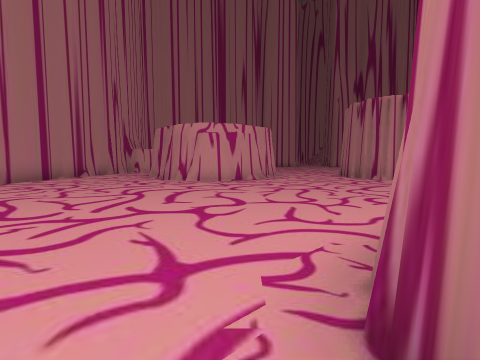
View 1 (above)

22 first-person views from a walk through a scene from a Unity 3-D project. The camera is 1.4 m above the floor, tilts 4° down and sees 80° across. The floor is counted in squares, 2 m on a side. Each view is taken from the middle of a square. On the plan, view 1 faces up. The plan holds only what a view shows up to about 10 squares ahead; the rest is blank. The place goes on beyond the plan. Some surface patterns are stand-ins.

View 2
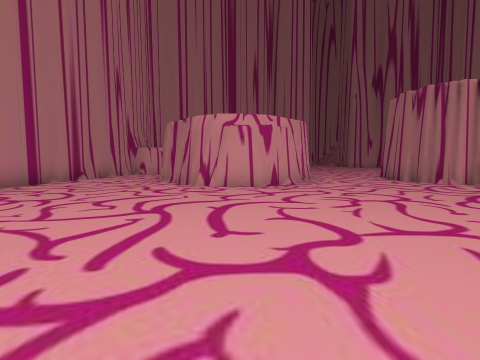

View 3
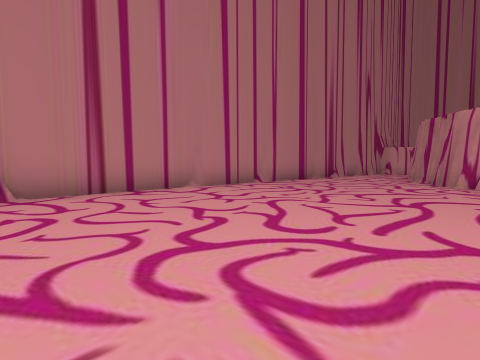

View 4
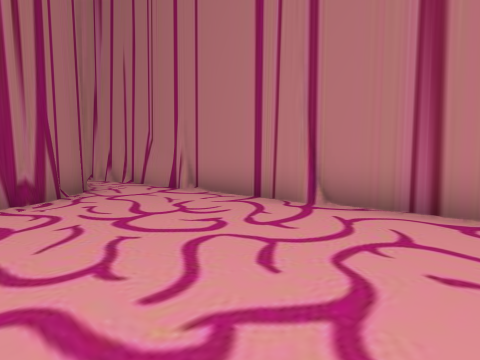

View 5
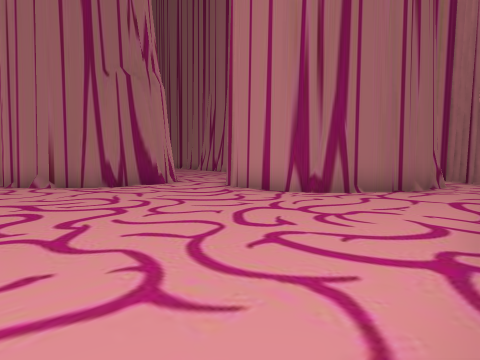

View 6
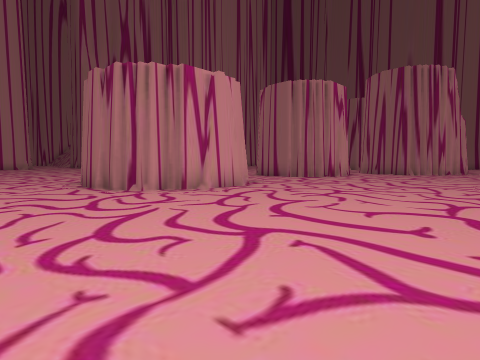

View 7
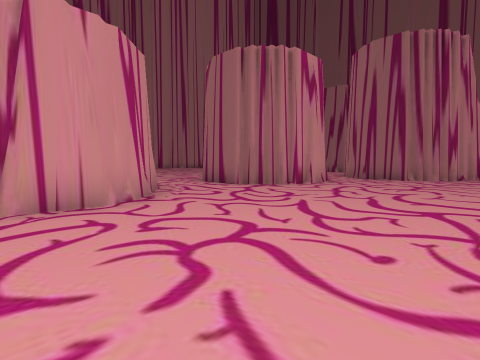

View 8
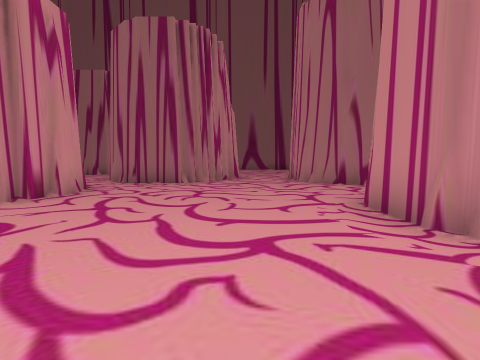

View 9
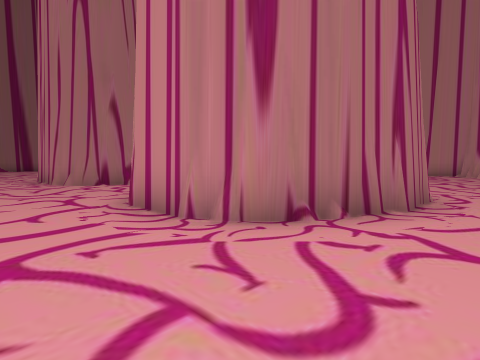

View 10
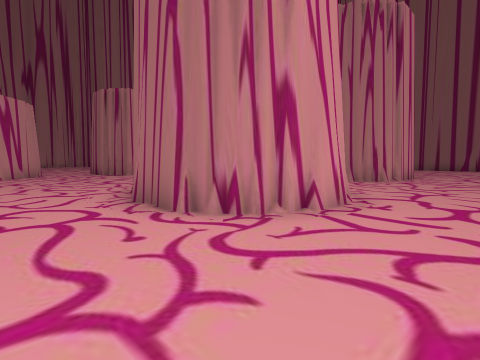

View 11
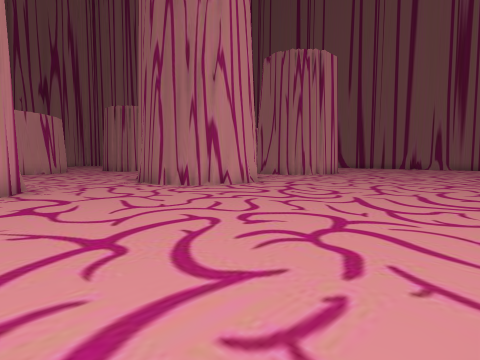

View 12
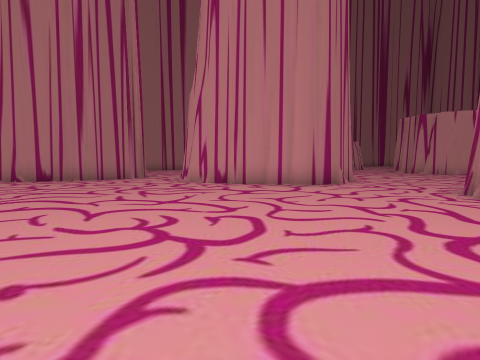

View 13
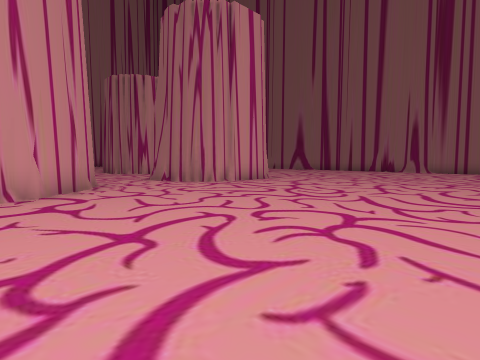

View 14
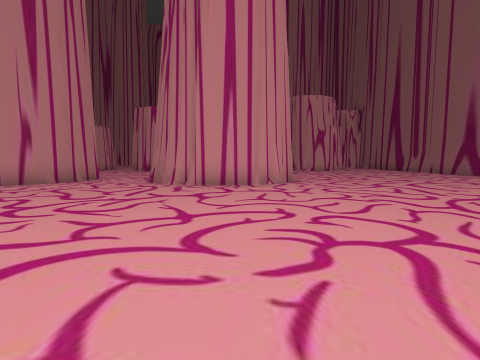

View 15
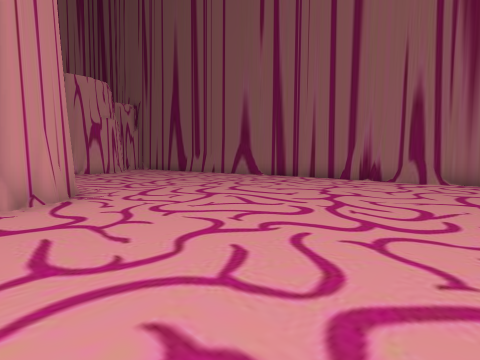

View 16
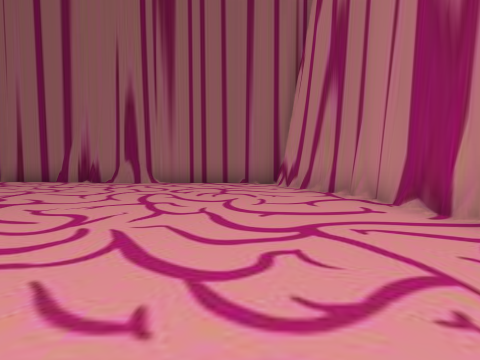

View 17
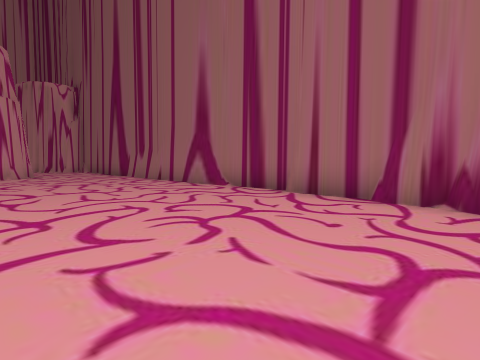

View 18
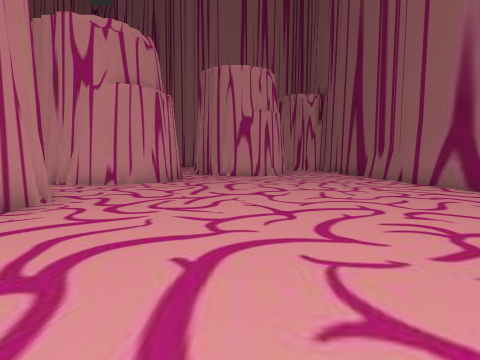

View 19
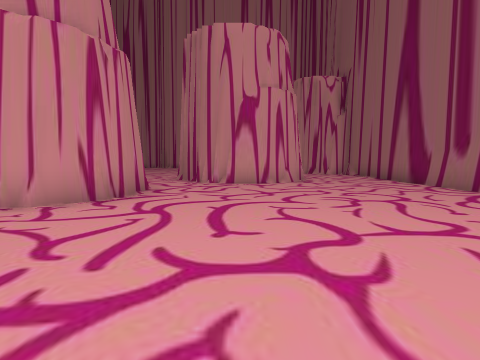

View 20
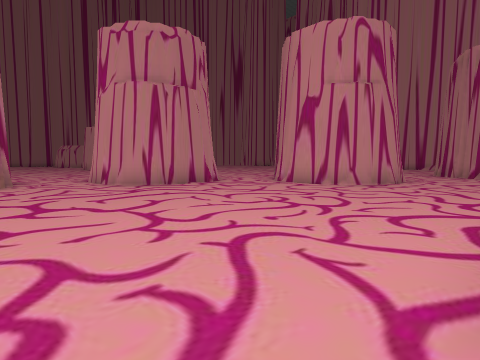

View 21
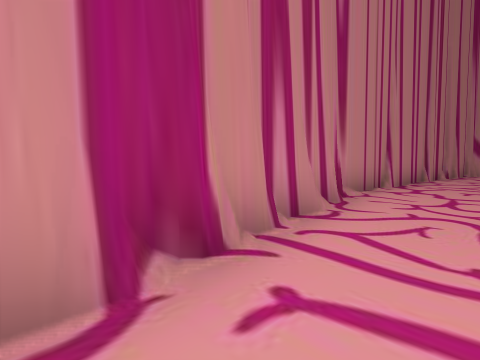

View 22
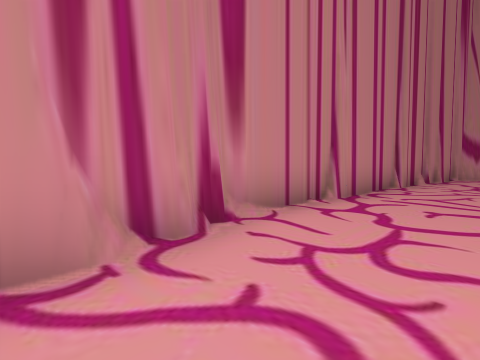

### Floor plan
Key: @ floor where view 1 was taken; # wall or solid block; . floor.
Columns run from 8 left of view 1 to 30 right of it. Each row starts with its distance up from view 1.
 13            ..#     .#             #..
 12  #...#   #...#    ..#        .## ##...#
 11  #...## ##...## ##..##   ..  ..###....#
 10  #....###.....###....###.##  #........#
  9  #.......................#   #........#
  8  #.......................##  #........#
  7  #........................####........#
  6 ##....................................#
  5 #.....................................#
  4 #..................##....###..........#
  3 #.........##  ....##  ...# ##.........#
  2 #........##   #...#  #..##  #.........#
  1 ##.......#   ##...#  #...####.........#
  0  #......@#  ##....####....##..........#
 -1  #.......####........................##
 -2  #..####.............................#
 -3  #.##  #.............................#
 -4  #.#   #.............................#
 -5  #.#  ##.............................#
 -6  #.   #..............................#
 -7  ##.         .......................##
 -8   ##             #................###
 -9                  ####.........#####
-10                     ###########

Where each view was taken, in squares from view 1:
view 1: 0 up, 0 right, facing up
view 2: 2 up, 1 left, facing up
view 3: 1 up, 1 left, facing up-left
view 4: 4 up, 3 left, facing down-left
view 5: 4 up, 7 left, facing down-right
view 6: 4 up, 2 right, facing up-right
view 7: 5 up, 6 right, facing up-right
view 8: 6 up, 8 right, facing right
view 9: 6 up, 8 right, facing down-right
view 10: 3 down, 7 right, facing up-right
view 11: 7 down, 5 right, facing up-right
view 12: 7 down, 10 right, facing up-left
view 13: 7 down, 11 right, facing up-right
view 14: 8 down, 19 right, facing up
view 15: 5 down, 19 right, facing up-right
view 16: 6 down, 20 right, facing right
view 17: 2 down, 24 right, facing up-right
view 18: 2 down, 24 right, facing up
view 19: 2 up, 24 right, facing up
view 20: 3 up, 29 right, facing up-left
view 21: 7 down, 25 right, facing down-left
view 22: 7 down, 22 right, facing down-left
